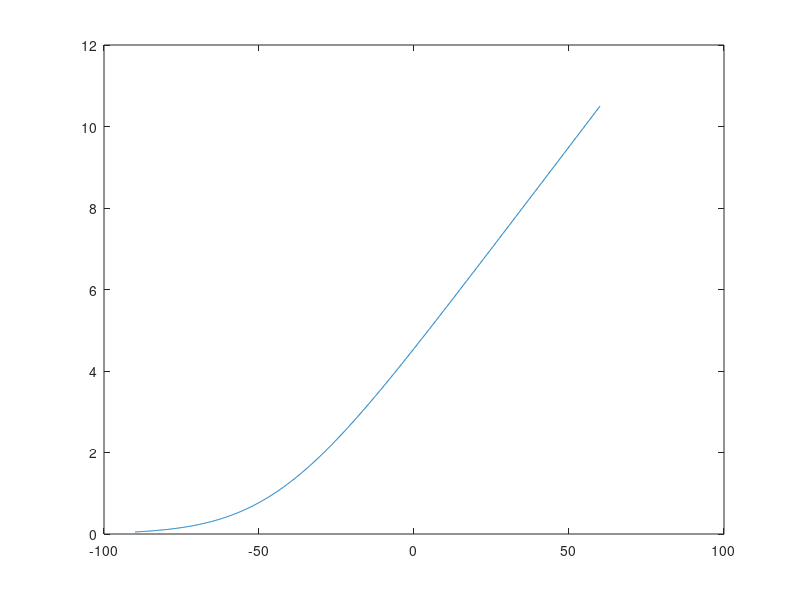
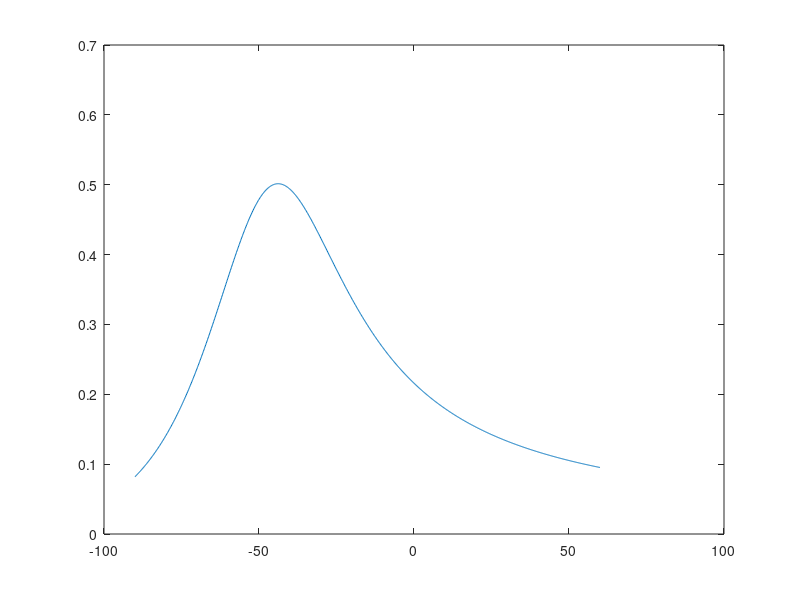
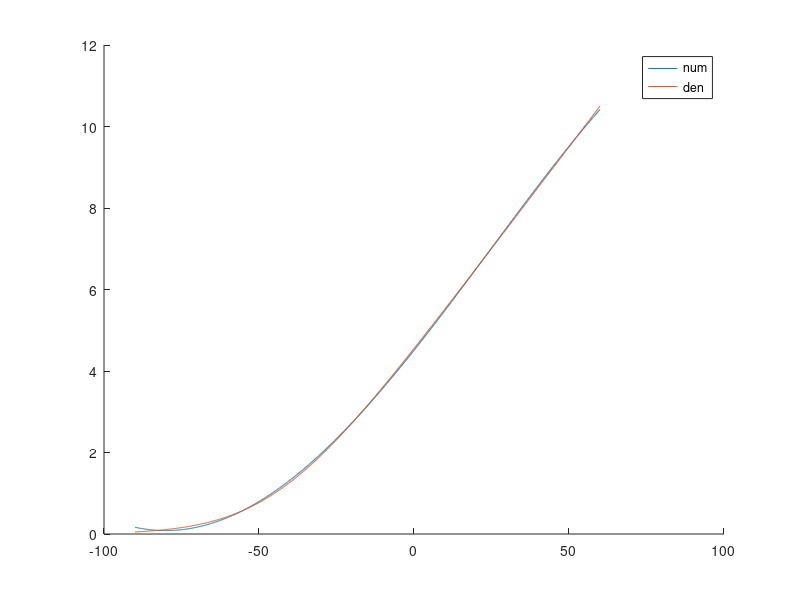
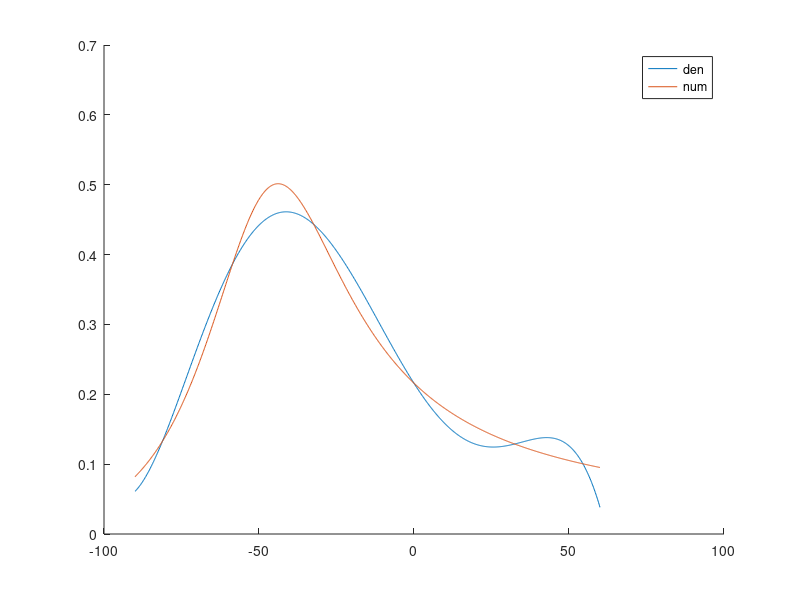

Reproduce these figures in MATLAB, in order.
function trying_some_things()
   vs = linspace(-90, 60, 1000);
   figure(); 
   ams = alpha_m(vs);
   plot(vs, ams)
   figure();
   den = 1./(alpha_m(vs) + beta_m(vs));
   plot(vs, den);
   
   num_p = polyfit(vs,ams,4);
   den_p = polyfit(vs, den,5);
   
   ams_eval = polyval(num_p, vs);
   den_eval = polyval(den_p, vs);
   
   figure();hold on;
   plot(vs, ams_eval);
   plot(vs, ams);
   legend("num", "den")
   
   figure(); hold on;
   plot(vs, den_eval);
   plot(vs, den);
   
   legend("den", "num")
   
   minf_polys = ams_eval .* den_eval;
   minfs = ams .* den;
   figure(); hold on;
   plot(vs, minfs);
   plot(vs, minf_polys);

end

function m = m_inf(v)
    m = alpha_m(v)./(alpha_m(v) + beta_m(v));
end
function am = alpha_m(v)
    am = ((v + 45)./10)./(1-exp(-(v+45)/10));
end
function bm = beta_m(v)
    bm = 4*exp(-(v+70)/18);
end